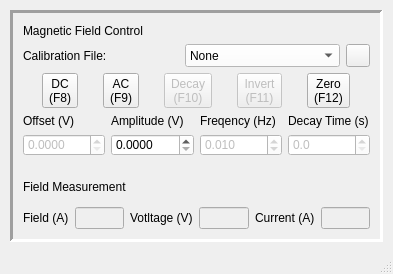
<?xml version="1.0" encoding="UTF-8"?>
<ui version="4.0">
 <class>MainWindow</class>
 <widget class="QMainWindow" name="MainWindow">
  <property name="geometry">
   <rect>
    <x>0</x>
    <y>0</y>
    <width>393</width>
    <height>274</height>
   </rect>
  </property>
  <property name="sizePolicy">
   <sizepolicy hsizetype="Fixed" vsizetype="Fixed">
    <horstretch>0</horstretch>
    <verstretch>0</verstretch>
   </sizepolicy>
  </property>
  <property name="maximumSize">
   <size>
    <width>393</width>
    <height>274</height>
   </size>
  </property>
  <property name="windowTitle">
   <string>Magnetic Field Driver</string>
  </property>
  <widget class="QWidget" name="centralwidget">
   <layout class="QHBoxLayout" name="horizontalLayout">
    <property name="leftMargin">
     <number>10</number>
    </property>
    <property name="topMargin">
     <number>10</number>
    </property>
    <property name="rightMargin">
     <number>10</number>
    </property>
    <property name="bottomMargin">
     <number>10</number>
    </property>
    <item>
     <widget class="QFrame" name="FRAME_MAGCONTROL">
      <property name="styleSheet">
       <string notr="true">background-color: rgba(239,239,239,1)</string>
      </property>
      <property name="frameShape">
       <enum>QFrame::Panel</enum>
      </property>
      <property name="frameShadow">
       <enum>QFrame::Sunken</enum>
      </property>
      <property name="lineWidth">
       <number>3</number>
      </property>
      <layout class="QGridLayout" name="MAGNETICFIELDOUTERLAYOUT">
       <property name="leftMargin">
        <number>10</number>
       </property>
       <property name="topMargin">
        <number>10</number>
       </property>
       <property name="rightMargin">
        <number>10</number>
       </property>
       <property name="bottomMargin">
        <number>10</number>
       </property>
       <item row="2" column="0">
        <layout class="QVBoxLayout" name="MAGBUTTONSTACK">
         <property name="bottomMargin">
          <number>10</number>
         </property>
         <item>
          <layout class="QHBoxLayout" name="MAGBUTTONHORZ">
           <item>
            <widget class="QToolButton" name="button_DC">
             <property name="text">
              <string>DC
(F8)</string>
             </property>
             <property name="checkable">
              <bool>true</bool>
             </property>
             <property name="checked">
              <bool>false</bool>
             </property>
             <property name="autoExclusive">
              <bool>false</bool>
             </property>
            </widget>
           </item>
           <item>
            <widget class="QToolButton" name="button_AC">
             <property name="text">
              <string>AC
(F9)</string>
             </property>
             <property name="checkable">
              <bool>true</bool>
             </property>
             <property name="autoExclusive">
              <bool>false</bool>
             </property>
            </widget>
           </item>
           <item>
            <widget class="QToolButton" name="button_decay">
             <property name="enabled">
              <bool>false</bool>
             </property>
             <property name="text">
              <string>Decay
(F10)</string>
             </property>
             <property name="checkable">
              <bool>true</bool>
             </property>
            </widget>
           </item>
           <item>
            <widget class="QToolButton" name="button_invert_field">
             <property name="enabled">
              <bool>false</bool>
             </property>
             <property name="text">
              <string>Invert
(F11)</string>
             </property>
             <property name="checkable">
              <bool>true</bool>
             </property>
            </widget>
           </item>
           <item>
            <widget class="QToolButton" name="button_zero_field">
             <property name="text">
              <string>Zero
(F12)</string>
             </property>
            </widget>
           </item>
          </layout>
         </item>
         <item>
          <layout class="QGridLayout" name="MAGSPINFORM">
           <item row="1" column="0">
            <widget class="QDoubleSpinBox" name="spin_mag_offset">
             <property name="enabled">
              <bool>false</bool>
             </property>
             <property name="styleSheet">
              <string notr="true">background-color: rgb(255,255,255)</string>
             </property>
             <property name="decimals">
              <number>4</number>
             </property>
             <property name="maximum">
              <double>10.000000000000000</double>
             </property>
             <property name="singleStep">
              <double>0.100000000000000</double>
             </property>
            </widget>
           </item>
           <item row="1" column="2">
            <widget class="QDoubleSpinBox" name="spin_mag_freq">
             <property name="enabled">
              <bool>false</bool>
             </property>
             <property name="styleSheet">
              <string notr="true">background-color: rgb(255,255,255)</string>
             </property>
             <property name="decimals">
              <number>3</number>
             </property>
             <property name="minimum">
              <double>0.001000000000000</double>
             </property>
             <property name="maximum">
              <double>100.000000000000000</double>
             </property>
             <property name="singleStep">
              <double>0.010000000000000</double>
             </property>
             <property name="value">
              <double>0.010000000000000</double>
             </property>
            </widget>
           </item>
           <item row="1" column="1">
            <widget class="QDoubleSpinBox" name="spin_mag_amplitude">
             <property name="styleSheet">
              <string notr="true">background-color: rgb(255,255,255)</string>
             </property>
             <property name="decimals">
              <number>4</number>
             </property>
             <property name="maximum">
              <double>10.000000000000000</double>
             </property>
             <property name="singleStep">
              <double>0.100000000000000</double>
             </property>
            </widget>
           </item>
           <item row="1" column="3">
            <widget class="QDoubleSpinBox" name="spin_mag_decay">
             <property name="enabled">
              <bool>false</bool>
             </property>
             <property name="styleSheet">
              <string notr="true">background-color: rgb(255,255,255)</string>
             </property>
             <property name="decimals">
              <number>1</number>
             </property>
             <property name="maximum">
              <double>1000.000000000000000</double>
             </property>
            </widget>
           </item>
           <item row="0" column="0">
            <widget class="QLabel" name="label_offset">
             <property name="text">
              <string>Offset (V)</string>
             </property>
            </widget>
           </item>
           <item row="0" column="1">
            <widget class="QLabel" name="label_amplitude">
             <property name="text">
              <string>Amplitude (V)</string>
             </property>
            </widget>
           </item>
           <item row="0" column="2">
            <widget class="QLabel" name="label_frequency">
             <property name="text">
              <string>Freqency (Hz)</string>
             </property>
            </widget>
           </item>
           <item row="0" column="3">
            <widget class="QLabel" name="label_decay_time">
             <property name="text">
              <string>Decay Time (s)</string>
             </property>
            </widget>
           </item>
          </layout>
         </item>
        </layout>
       </item>
       <item row="1" column="0">
        <layout class="QHBoxLayout" name="MAGCALLAYOUT">
         <property name="leftMargin">
          <number>0</number>
         </property>
         <property name="topMargin">
          <number>0</number>
         </property>
         <property name="rightMargin">
          <number>0</number>
         </property>
         <property name="bottomMargin">
          <number>0</number>
         </property>
         <item>
          <widget class="QLabel" name="label_calib">
           <property name="maximumSize">
            <size>
             <width>16777215</width>
             <height>25</height>
            </size>
           </property>
           <property name="text">
            <string>Calibration File:</string>
           </property>
          </widget>
         </item>
         <item>
          <widget class="QComboBox" name="combo_calib_file">
           <property name="maximumSize">
            <size>
             <width>16777215</width>
             <height>25</height>
            </size>
           </property>
           <property name="styleSheet">
            <string notr="true">QComboBox{color: rgb(0,0,0)}

QWidget{background-color: rgb(255,255,255)}</string>
           </property>
           <item>
            <property name="text">
             <string>None</string>
            </property>
           </item>
          </widget>
         </item>
         <item>
          <widget class="QToolButton" name="button_calibration_directory">
           <property name="toolTip">
            <string>&lt;html&gt;&lt;head/&gt;&lt;body&gt;&lt;p&gt;Choose Calibration Directory&lt;/p&gt;&lt;p&gt;&lt;br/&gt;&lt;/p&gt;&lt;/body&gt;&lt;/html&gt;</string>
           </property>
           <property name="text">
            <string/>
           </property>
           <property name="icon">
            <iconset>
             <normaloff>icons/Folder.png</normaloff>icons/Folder.png</iconset>
           </property>
          </widget>
         </item>
        </layout>
       </item>
       <item row="0" column="0">
        <widget class="QLabel" name="label">
         <property name="sizePolicy">
          <sizepolicy hsizetype="Minimum" vsizetype="Minimum">
           <horstretch>0</horstretch>
           <verstretch>0</verstretch>
          </sizepolicy>
         </property>
         <property name="maximumSize">
          <size>
           <width>16777215</width>
           <height>15</height>
          </size>
         </property>
         <property name="text">
          <string>Magnetic Field Control</string>
         </property>
        </widget>
       </item>
       <item row="3" column="0">
        <layout class="QVBoxLayout" name="verticalLayout">
         <property name="bottomMargin">
          <number>0</number>
         </property>
         <item>
          <widget class="QLabel" name="label_7">
           <property name="text">
            <string>Field Measurement</string>
           </property>
          </widget>
         </item>
         <item>
          <layout class="QHBoxLayout" name="horizontalLayout_3">
           <property name="bottomMargin">
            <number>0</number>
           </property>
           <item>
            <widget class="QLabel" name="label_measured_field">
             <property name="maximumSize">
              <size>
               <width>50</width>
               <height>16777215</height>
              </size>
             </property>
             <property name="text">
              <string>Field (A)</string>
             </property>
            </widget>
           </item>
           <item>
            <widget class="QLineEdit" name="line_measured_field">
             <property name="maximumSize">
              <size>
               <width>50</width>
               <height>16777215</height>
              </size>
             </property>
             <property name="readOnly">
              <bool>true</bool>
             </property>
            </widget>
           </item>
           <item>
            <widget class="QLabel" name="label_measured_voltage">
             <property name="maximumSize">
              <size>
               <width>80</width>
               <height>16777215</height>
              </size>
             </property>
             <property name="text">
              <string>Votltage (V)</string>
             </property>
            </widget>
           </item>
           <item>
            <widget class="QLineEdit" name="line_measured_voltage">
             <property name="maximumSize">
              <size>
               <width>50</width>
               <height>16777215</height>
              </size>
             </property>
             <property name="readOnly">
              <bool>true</bool>
             </property>
            </widget>
           </item>
           <item>
            <widget class="QLabel" name="label_measured_current">
             <property name="maximumSize">
              <size>
               <width>80</width>
               <height>16777215</height>
              </size>
             </property>
             <property name="text">
              <string>Current (A)</string>
             </property>
            </widget>
           </item>
           <item>
            <widget class="QLineEdit" name="line_measured_current">
             <property name="maximumSize">
              <size>
               <width>50</width>
               <height>16777215</height>
              </size>
             </property>
             <property name="readOnly">
              <bool>true</bool>
             </property>
            </widget>
           </item>
          </layout>
         </item>
        </layout>
       </item>
      </layout>
     </widget>
    </item>
   </layout>
  </widget>
  <widget class="QMenuBar" name="menubar">
   <property name="geometry">
    <rect>
     <x>0</x>
     <y>0</y>
     <width>393</width>
     <height>22</height>
    </rect>
   </property>
  </widget>
  <widget class="QStatusBar" name="statusbar"/>
 </widget>
 <resources/>
 <connections/>
</ui>
